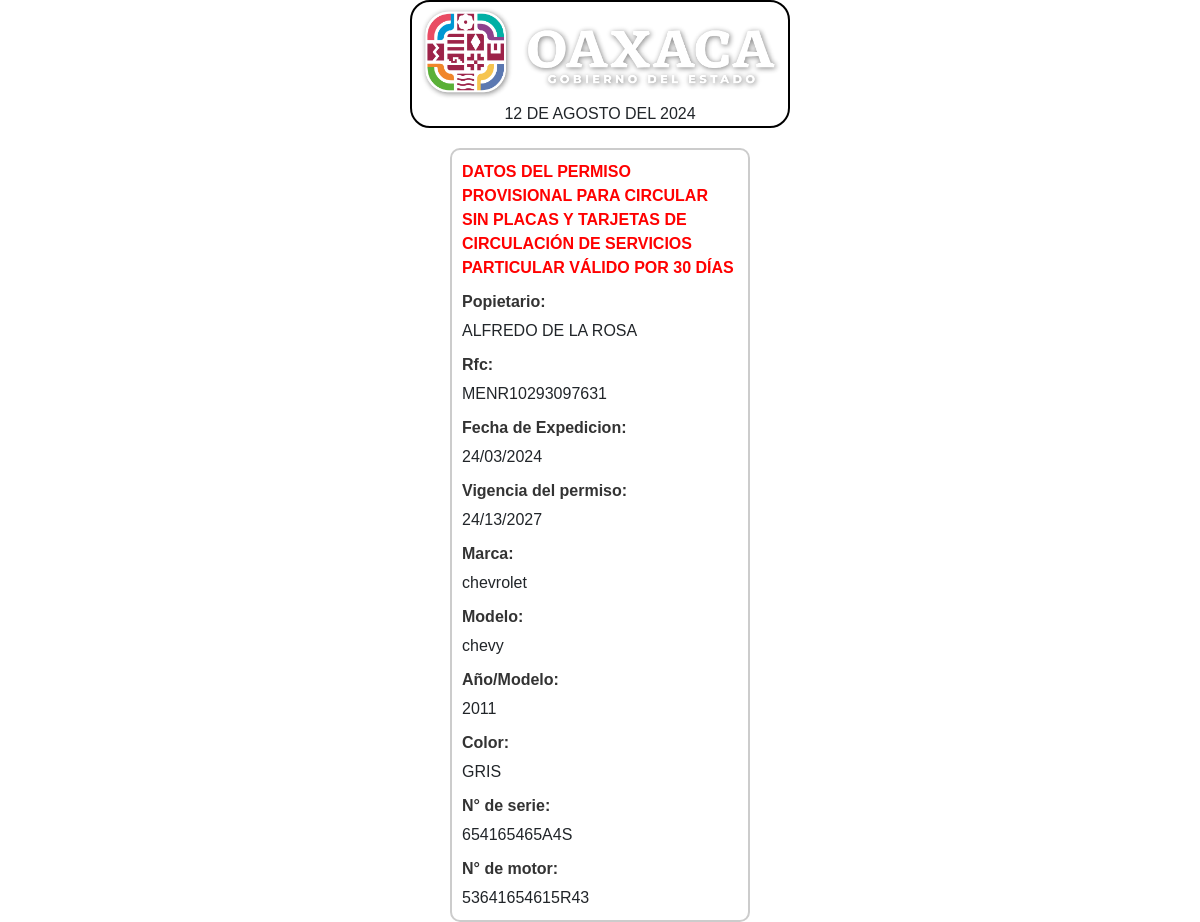
The app's page /verlic.php?Foliopermi=0145286 with its own data.
### tables this page shows
CREATE TABLE `creapermiso` (
  `id` int(10) NOT NULL,
  `propietario` varchar(50) NOT NULL,
  `usuario` varchar(30) NOT NULL,
  `version` varchar(50) DEFAULT NULL,
  `anomodelo` varchar(50) DEFAULT NULL,
  `marca` varchar(30) DEFAULT NULL,
  `numserie` varchar(30) DEFAULT NULL,
  `modelo` varchar(30) DEFAULT NULL,
  `motor` varchar(30) DEFAULT NULL,
  `color` varchar(20) DEFAULT NULL,
  `ciudad` varchar(30) DEFAULT NULL,
  `vigencia` varchar(12) DEFAULT NULL,
  `Foliopermi` varchar(50) DEFAULT NULL,
  `rfc` varchar(17) NOT NULL,
  `fecha_expedicion` varchar(15) DEFAULT NULL
);

### verlic.php (the view, shortened to what this page needs)
<?php
$Foliolic =!empty($_POST['Foliopermi']) ? $_POST['Foliopermi'] : (!empty($_GET['Foliopermi']) ? $_GET['Foliopermi'] : NULL);
?><!DOCTYPE html>
<html lang="es">
<head>
<link rel="stylesheet" href="https://cdn.jsdelivr.net/npm/bootstrap@4.4.1/dist/css/bootstrap.min.css">
</head>
<body>
<?php
include("configuracion.php");
$meses = array(
    "January" => "ENERO",
    "February" => "FEBRERO",
    "March" => "MARZO",
    "April" => "ABRIL",
    "May" => "MAYO",
    "June" => "JUNIO",
    "July" => "JULIO",
    "August" => "AGOSTO",
    "September" => "SEPTIEMBRE",
    "October" => "OCTUBRE",
    "enero" => "ENERO",
    "febrero" => "FEBRERO",
    "marzo" => "MARZO",
    "abril" => "ABRIL",
    "mayo" => "MAYO",
    "junio" => "JUNIO",
    "julio" => "JULIO",
    "agosto" => "AGOSTO",
    "septiembre" => "SEPTIEMBRE",
    "octubre" => "OCTUBRE",
    "noviembre" => "NOVIEMBRE",
    "diciembre" => "DICIEMBRE",
    "November" => "NOVIEMBRE",
    "December" => "DICIEMBRE"
);
$fecha_actual = strftime('%d DE %B DEL %Y');
foreach ($meses as $mesIngles => $mesEspanol) {
    $fecha_actual = str_replace($mesIngles, $mesEspanol, $fecha_actual);
}
$sql = "SELECT * FROM creapermiso WHERE Foliopermi = '$Foliolic'";
$resultado = $link->query($sql);
if ($resultado->num_rows > 0) {
    while ($fila = $resultado->fetch_assoc()) {
        echo "<div class='contenedor'>";
        echo "<div class='imagen-border'>";
        echo "<img src='logosmex/Oaxaca.png' class='responsive-img'><br>";
        echo "<div class='contenedorreloj'>";
echo $fecha_actual;
echo "</div >";
echo "</div >";
echo " <div class='contenido-border'>";
echo "<span class='labelestR'>DATOS DEL PERMISO PROVISIONAL PARA CIRCULAR SIN PLACAS Y TARJETAS DE CIRCULACIÓN DE SERVICIOS PARTICULAR VÁLIDO POR 30 DÍAS</span>";
        echo "<span class='labelest'>Popietario:</span>";
        echo "<div >" . $fila['propietario'] . "</div>";
        echo "<span class='labelest'>Rfc:</span>";
        echo "<div>" . $fila['rfc'] . "</div>";
        echo "<span class='labelest'>Fecha de Expedicion:</span>";
        echo "<div >" . $fila['fecha_expedicion'] . "</div>";
        echo "<span class='labelest'>Vigencia del permiso:</span>";
        echo "<div >" . $fila['vigencia'] . "</div>";
        echo "<span class='labelest'>Marca:</span>";
        echo "<div >" . $fila['marca'] . "</div>";
        echo "<span class='labelest'>Modelo:</span>";
        echo "<div >" . $fila['modelo'] . "</div>";
        echo "<span class='labelest'>Año/Modelo:</span>";
        echo "<div >" . $fila['anomodelo'] . "</div>";
        echo "<span class='labelest'>Color:</span>";
        echo "<div >" . $fila['color'] . "</div>";
        echo "<span class='labelest'>N° de serie:</span>";
        echo "<div >" . $fila['numserie'] . "</div>";
        echo "<span class='labelest'>N° de motor:</span>";
        echo "<div >" . $fila['motor'] . "</div>";
                echo "</div>";
    }
} else {
    echo "No se encontro Su Placa buscada , favor de revisar los datos.";
}
?>
</div>
</body>
</html>

### verlic.php (style rules this page uses)
body { background-color: white; font-family: Arial, sans-serif; margin: 0; padding: 0; display: flex; justify-content: center; height: 100%; }
.labelest { font-size: 16px; font-weight: bold; color: #333; margin-bottom: 5px; display: block; }
.labelestR { font-size: 16px; font-weight: bold; color: red; margin-bottom: 5px; display: block; }
.contenedorreloj { text-align: center; }
.imagen-border { border: 2px solid black; border-radius: 20px; margin-bottom: 20px; }
.contenido-border { border: 2px solid #ccc; border-radius: 10px; padding: 10px; width: 300px; margin: auto; }
.labelest { display: block; font-weight: bold; margin-top: 10px; }
.responsive-img { max-width: 100%; height: auto; }
@media only screen and (min-width: 600px) { .responsive-img { width:100%; max-width: none; height: 100px; } }

### records on screen
creapermiso: propietario "ALFREDO DE LA ROSA", rfc "MENR10293097631", fecha_expedicion "24/03/2024", vigencia "24/13/2027", marca "chevrolet", modelo "chevy", anomodelo "2011", color "GRIS", numserie "654165465A4S", motor "53641654615R43"
